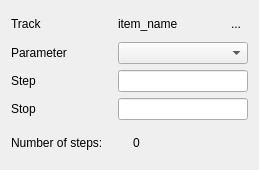
<?xml version="1.0" encoding="UTF-8"?>
<ui version="4.0">
 <class>AutoParamWidget</class>
 <widget class="QWidget" name="AutoParamWidget">
  <property name="geometry">
   <rect>
    <x>0</x>
    <y>0</y>
    <width>259</width>
    <height>170</height>
   </rect>
  </property>
  <property name="windowTitle">
   <string>Form</string>
  </property>
  <layout class="QVBoxLayout" name="verticalLayout">
   <item>
    <layout class="QGridLayout" name="gridLayout">
     <item row="0" column="0">
      <widget class="QLabel" name="scope_lbl">
       <property name="text">
        <string>Track</string>
       </property>
      </widget>
     </item>
     <item row="0" column="1">
      <widget class="QLabel" name="name_lbl">
       <property name="text">
        <string>item_name</string>
       </property>
      </widget>
     </item>
     <item row="0" column="2">
      <widget class="QToolButton" name="select_btn">
       <property name="minimumSize">
        <size>
         <width>0</width>
         <height>25</height>
        </size>
       </property>
       <property name="text">
        <string>...</string>
       </property>
       <property name="autoRaise">
        <bool>true</bool>
       </property>
      </widget>
     </item>
     <item row="1" column="0">
      <widget class="QLabel" name="label_3">
       <property name="text">
        <string>Parameter</string>
       </property>
      </widget>
     </item>
     <item row="1" column="1" colspan="2">
      <widget class="QComboBox" name="type_cmbx"/>
     </item>
     <item row="2" column="0">
      <widget class="QLabel" name="label_2">
       <property name="text">
        <string>Step</string>
       </property>
      </widget>
     </item>
     <item row="2" column="1" colspan="2">
      <widget class="QLineEdit" name="step_lnedt"/>
     </item>
     <item row="3" column="0">
      <widget class="QLabel" name="label_4">
       <property name="text">
        <string>Stop</string>
       </property>
      </widget>
     </item>
     <item row="3" column="1" colspan="2">
      <widget class="QLineEdit" name="stop_lnedt"/>
     </item>
    </layout>
   </item>
   <item>
    <layout class="QHBoxLayout" name="horizontalLayout">
     <item>
      <widget class="QLabel" name="label">
       <property name="text">
        <string>Number of steps:</string>
       </property>
      </widget>
     </item>
     <item>
      <widget class="QLabel" name="nsteps_lbl">
       <property name="text">
        <string>0</string>
       </property>
      </widget>
     </item>
    </layout>
   </item>
  </layout>
 </widget>
 <resources/>
 <connections/>
</ui>
